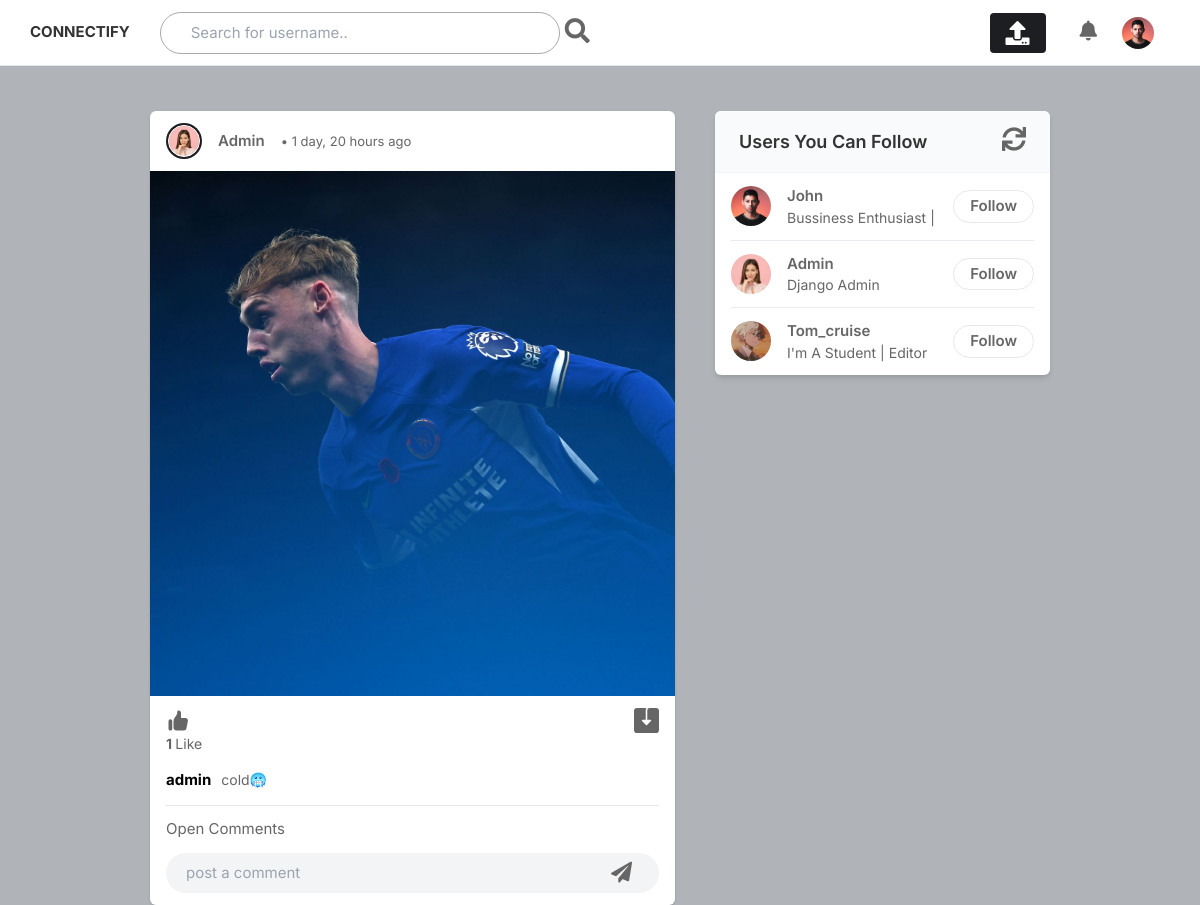
Before: / (signed in) with the older database file.
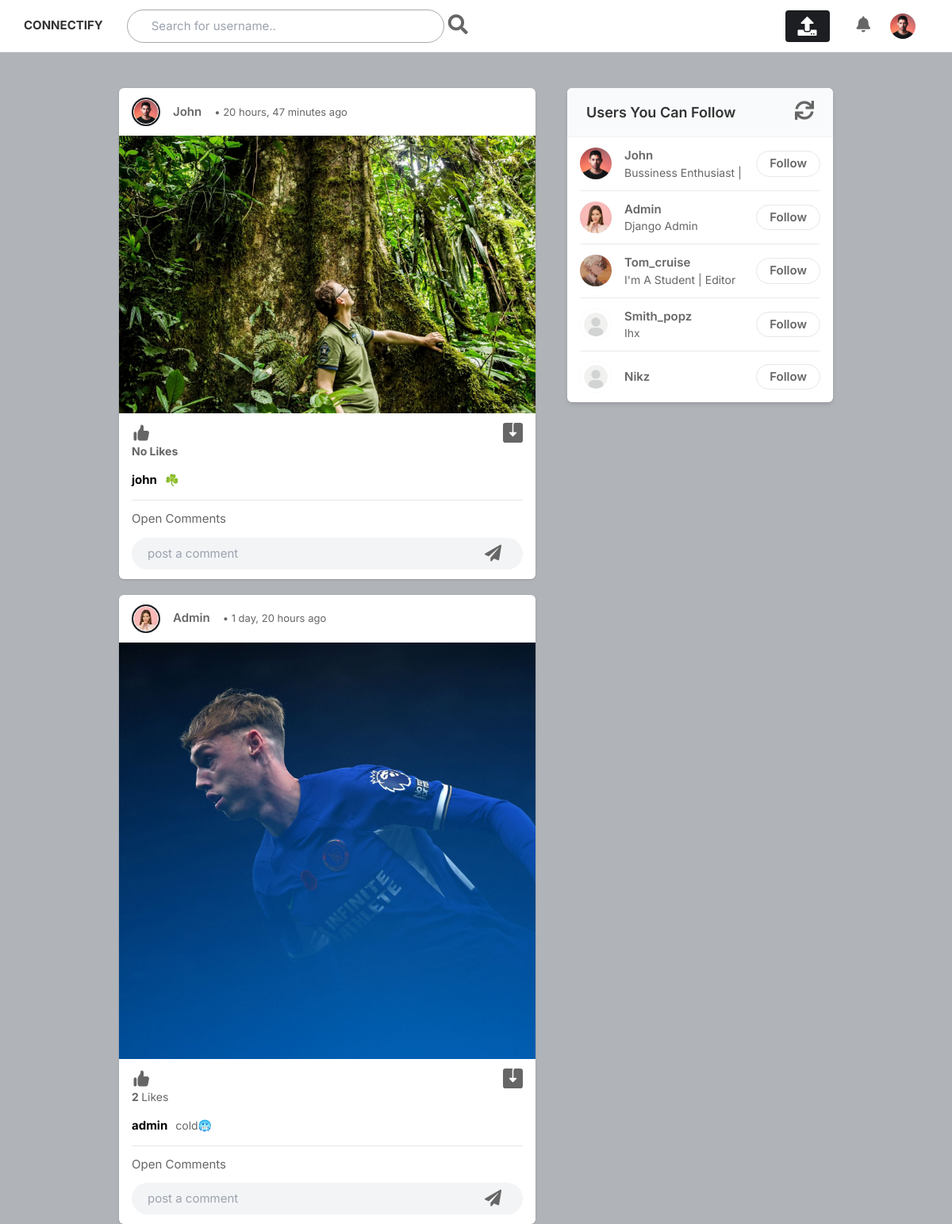
After: the same page with the newer database file.
### core/models.py (models this page shows, shortened)
class Profile(models.Model):
    GENDER_CHOICES = [
        ('male', 'Male'),
        ('female', 'Female'),
        ('other', 'Other'),
    ]
    user = models.ForeignKey(User,on_delete=models.CASCADE)
    id_user = models.IntegerField()
    bio= models.TextField(blank=True)
    profile_img= models.ImageField(upload_to='profile_imgages', default='blank-image.webp')
    header_img = models.ImageField(upload_to='header_images', default='timelineheader.jpg')
    location= models.CharField(max_length=100, blank=True)
    gender = models.CharField(max_length=6, choices=GENDER_CHOICES, default='other')

class Post(models.Model):
    id = models.UUIDField(primary_key=True,default=uuid.uuid4,editable=False)
    user = models.CharField(max_length=100)
    profile_img=models.ForeignKey(Profile,on_delete=models.CASCADE)
    image = models.ImageField(upload_to='post_images')
    caption=models.TextField()
    created_at=models.DateTimeField(default=datetime.now)
    no_of_likes=models.IntegerField(default=0)
    posted_at=models.DateTimeField(auto_now_add=True)

### core/views.py (the view)
# urls.py: path('',views.index,name='index'),
@login_required(login_url='signin')
def index(request):
    notifications = Notification.objects.filter(receiver=request.user).order_by('-date')
    user_profile=Profile.objects.get(user=request.user)
    unread_notifications = notifications.filter(is_read=False).exists()
    posts=Post.objects.all()
    for notification in notifications:
        notification.adjusted_date = notification.date + timedelta(hours=5, minutes=30)
        notification.sender_profile_img = Profile.objects.get(user=notification.sender).profile_img
    all_profile=Profile.objects.all()
    context={
        'user_profile':user_profile,
        'posts':posts,
        'notifications': notifications,
        'unread_notifications': unread_notifications,
        'all_profile':all_profile,
    }
    return render(request,'index.html',context)

### templates/index.html (shortened to what this page needs)
{% load static %}
<!DOCTYPE html>
<html lang="en">
<head>
    <link rel="stylesheet" href="https://cdnjs.cloudflare.com/ajax/libs/font-awesome/4.7.0/css/font-awesome.min.css">
    <link rel="stylesheet" href="{% static 'assets/css/icons.css' %}">
    <link rel="stylesheet" href="{% static 'assets/css/uikit.css' %}">
    <link rel="stylesheet" href="{% static 'assets/css/style.css' %}">
    <link rel="stylesheet" href="{% static 'assets/css/tailwind.css' %}">
    <link rel="stylesheet" href="https://cdnjs.cloudflare.com/ajax/libs/font-awesome/5.15.4/css/all.min.css" />
    <link rel="stylesheet" href="https://cdnjs.cloudflare.com/ajax/libs/font-awesome/4.7.0/css/font-awesome.min.css">
    <link rel="stylesheet" href="https://cdnjs.cloudflare.com/ajax/libs/font-awesome/5.15.4/css/all.min.css">
</head>
<body>
            <header>
                <div class="header_inner">
                <form action="search/" method="POST">
                    <div class="left-side">
                        <div id="logo" class="" style="padding-right:30px">
                            <a href="home.html">
                                <b><h1 style="text-transform: uppercase;">connectify</h1></b>
                            </a>
                        </div>
                        <div style="display: flex;" class="header_search">
                            <input id="bar" type="text" name="username" placeholder="Search for username.."  style="border:1px solid rgba(0, 0, 0, 0.333);border-radius:50px;margin-right:5px;transition: border-color 0.3s ease-in-out;"  onmouseover="this.style.borderColor='#20948B';"
                            onmouseout="this.style.borderColor='#ddd';">
                            <div class="icon-search">
                            </div>
                            <button type="submit"><i style="font-size: 25px;" class="fa fa-search fa-1x"></i></button>
                        </div>
                    </div>
                </form>
                    <div class="right-side lg:pr-4">
                        <a href="#"
                            class="bg-pink-500 flex font-bold hidden hover:bg-pink-600 hover:text-white inline-block items-center lg:block max-h-10 mr-4 px-4 py-2 rounded shado text-white">
                            <i class="fa fa-upload" style="font-size:24px"></i>
                        </a>
                        <a href="#" class="header-links-item">
                            <i style="font-size: 20px;" class='fas fa-bell'></i>
                        </a>
                        <a href="#">
                            <img src="{{user_profile.profile_img.url}}" class="header-avatar" alt="">
                        </a>
                    </div>
                </div>
            </header>
            <div class="container m-auto">
                <div class="lg:flex justify-center lg:space-x-10 lg:space-y-0 space-y-5">
                    <div class="space-y-5 flex-shrink-0 lg:w-7/12">
                        {% for post in posts reversed %}
                        <div class="bg-white shadow rounded-md  -mx-2 lg:mx-0">
                            <div class="flex justify-between items-center px-4 py-3">
                                <div class="flex flex-1 items-center space-x-4">
                                    <a href="{% url 'profile' pk=post.user %}">
                                        <div class="bg-gradient-to-tr from-yellow-600 to-pink-600 p-0.5 rounded-full">
                                            <img src="{{post.profile_img.profile_img.url}}" class="bg-gray-200 border border-white rounded-full w-8 h-8">
                                        </div>
                                    </a>
                                    <a href="{% url 'profile' pk=post.user %}">
                                    <span class="block capitalize font-semibold "> {{post.user}}</span></a>  <p style="font-size: 13px;">&#x2022; {{post.posted_at | timesince}} ago</p>
                                </div>
                                {% if request.user.username == post.user %}
                                <div>
                                    <i class="icon-feather-more-horizontal text-2xl hover:bg-gray-200 rounded-full p-2 transition -mr-1 "></i>
                                 </div>
                                {% else %}
                                <div>
                                    <i class="icon-feather-more-horizontal text-2xl hover:bg-gray-200 rounded-full p-2 transition -mr-1 "></i>
                                 </div>
                                {% endif %}
                            </div>
                            <div uk-lightbox>
                                <a href="{{post.image.url}}">
                                    <img src="{{post.image.url}}" alt="">
                                </a>
                            </div>
                            <div class="py-3 px-4 space-y-3">
                                <div class="flex space-x-4 lg:font-bold">
                                    <a href="/like-post?post_id={{post.id}}" class="flex items-center space-x-2">
                                        <div class="">
                                        </div>
                                    </a>
                                    <a href="{{post.image.url}}" class="flex items-center space-x-2 flex-1 justify-end" download>
                                    </a>
                                </div>
                                <div style="margin-top: 0;" class="flex items-center space-x-3">
                                    <div style="font-size: 14px;" class="">
                                        {% if post.no_of_likes == 0 %}
                                        <strong><a href="">No Likes</a></strong>
                                         {% elif post.no_of_likes == 1 %}
                                         <strong> {{post.no_of_likes}} </strong><a href="">Like</a>
                                         {% else %}
                                         <strong> {{post.no_of_likes}} </strong>Likes
                                         {% endif %}
                                    </div>
                                </div>
                                <div style="display: flex;">
                                    <p style="padding-right: 10px;color:black;"><b>{{post.user}}</b></p><p style="font-size: 14px;">{{post.caption}}</p>
                                </div>
                                <hr>
                                <button class="open-comments-btn">Open Comments</button>
                                <form method="POST" action="{% url 'add_comment' %}">
                                <div class="bg-gray-100 bg-gray-100 rounded-full rounded-md relative ">
                                    <input name="comment" type="text" placeholder="post a comment" class="bg-transparent max-h-10 shadow-none">
                                    <div class="absolute bottom-0 flex h-full items-center right-0 right-3 text-xl space-x-2">
                                        <button type="submit"><i style="font-size: 21px;margin-right:15px" class="fa fa-paper-plane"></i></button>
                                    </div>
                                </div>
                            </form>
                            </div>
                        </div>
                        {% endfor %}
                    </div>
                    <div class="lg:w-5/12">
                        <div class="bg-white  shadow-md rounded-md overflow-hidden">
                            <div class="bg-gray-50 border-b border-gray-100 flex items-baseline justify-between py-4 px-6">
                                <h2 class="font-semibold text-lg">Users You Can Follow</h2>
                                <a href="#" id="refreshLink">
                                    <i class="fa fa-refresh" style="font-size:24px" id="refreshIcon"></i>
                                </a>
                            </div>
                            <div class="divide-gray-300 divide-gray-50 divide-opacity-50 divide-y px-4 ">
{% for i in all_profile %}
<div class="flex items-center justify-between py-3">
    <div class="flex flex-1 items-center space-x-4">
        <a href="">
            <img src="{{i.profile_img.url}}" class="bg-gray-200 rounded-full w-10 h-10">
        </a>
        <div class="flex flex-col">
            <span class="block capitalize font-semibold"> {{i.user}}</span>
            <span class="block capitalize text-sm"> {{i.bio}} </span>
        </div>
    </div>
    <a href="#" class="border border-gray-200 font-semibold px-4 py-1 rounded-full hover:bg-pink-600 hover:text-white hover:border-pink-600 "> Follow </a>
</div>
{% endfor %}
                            </div>
                        </div>
                    </div>
                </div>
            </div>
</body>
</html>

### static/assets/css/style.css (style rules this page uses)
body { background-color: #B0B3B8!important; }
button { vertical-align: middle; }
input { height: 48px; line-height: 48px; padding: 0 20px; outline: none; font-size: 15px; color: #808080; max-width: 100%; width: 100%; -webkit-box-sizing: border-box; box-sizing: border-box; display: block; font-weight: 400; opacity: 1; border-radius: 4px; border: none; -webkit-box-shadow: 0 1px 4px 0px rgba(0, 0, 0, 0.12); box-shadow: 0 1px 4px 0px rgba(0, 0, 0, 0.12); }
input[type="text"], input[type="password"], input[type="email"], input[type="number"] { height: 48px; line-height: 48px; padding: 0 20px; outline: none; font-size: 15px; color: #808080; max-width: 100%; width: 100%; -webkit-box-sizing: border-box; box-sizing: border-box; display: block; font-weight: 400; opacity: 1; border-radius: 4px; border: none; -webkit-box-shadow: 0 1px 4px 0px rgba(0, 0, 0, 0.12); box-shadow: 0 1px 4px 0px rgba(0, 0, 0, 0.12); }
input { -webkit-transition: all 0.1s ease-in-out; transition: all 0.1s ease-in-out; }
::placeholder { color: #808080; opacity: 1; }
button { border: none; margin: 0; padding: 0; width: auto; overflow: visible; background: transparent; color: inherit; font: inherit; line-height: normal; cursor: pointer; }
a { color: #be185d; -webkit-transition: 0.3s; transition: 0.3s; outline: none !important; }
button { outline: none !important; }
img { max-width: 100%; }
body { color: #666; font-size: 15px; line-height: 27px; background-color: #f0f2f5; font-family: "Inter", sans-serif; text-transform: none; }
body p { font-size: 15px; line-height: 27px; }
h1, h2, h3, h4, h5, h6 { font-family: "Inter", sans-serif; text-transform: none; }
input[type="text"], input[type="password"], input[type="email"] { font-family: "Inter", sans-serif; text-transform: none; }
button, body .pac-container { font-family: "Inter", sans-serif; text-transform: none; }
h1, h2, h3, h4, h5, h6 { color: #333; font-weight: 500; margin: 0; padding: 0; }
h1 { font-size: 32px; }
h2 { font-size: 26px; }
b, strong { font-weight: 700 !important; }
@media (min-width: 1024px) { .container { max-width: 900px !important; padding-top: 45px; } }
header { background-color: #fff; left: 0; right: 0; top: 0; z-index: 99; height: 66px; display: -webkit-box; display: -ms-flexbox; display: flex; -webkit-box-align: center; -ms-flex-align: center; align-items: center; border-bottom: 1px solid #e5e7eb; }
header .header_inner { display: -webkit-box; display: -ms-flexbox; display: flex; -webkit-box-align: center; -ms-flex-align: center; align-items: center; max-width: 1090px; margin: auto; width: 100%; max-width: 100% !important; padding: 0 30px; }
header .header_inner .left-side { display: -webkit-box; display: -ms-flexbox; display: flex; -webkit-box-align: center; -ms-flex-align: center; align-items: center; }
header .header_inner .left-side .header_search { position: relative; }
header .header_inner .left-side .header_search input { margin: 0; height: 42px; -webkit-box-shadow: none; box-shadow: none; padding-left: 30px; width: 400px; background-color: transparent; }
header .header_inner .left-side .header_search .icon-search { width: 2.5rem; position: absolute; top: 0; left: 0; margin-left: -.75rem; height: 100%; display: -webkit-box; display: -ms-flexbox; display: flex; -webkit-box-pack: center; -ms-flex-pack: center; justify-content: center; -webkit-box-align: center; -ms-flex-align: center; align-items: center; }
header .header_inner .right-side { display: -webkit-box; display: -ms-flexbox; display: flex; -webkit-box-align: center; -ms-flex-align: center; align-items: center; -webkit-box-pack: end; -ms-flex-pack: end; justify-content: flex-end; margin-left: auto; }
header .header_inner .right-side .header-links-item { padding: 10px; margin-left: 8px; }
header .header_inner .right-side .header-avatar { width: 32px; height: 32px; border-radius: 100%; margin-left: 15px; }
.shadow-none { -webkit-box-shadow: none !important; box-shadow: none !important; }

### templates/index.html (style rules this page uses)
.fa-refresh { transition: transform 0.5s; }

Changed rows visible on the page:
added Post: profile_img.profile_img (picture), user "John", posted_at "20 hours, 47 minutes", image (picture), no_of_likes "No Likes", user "john", caption "☘️"
changed Post "Admin": no_of_likes "1" → "2"; no_of_likes "Like" → "Likes"
added Profile: profile_img (placeholder picture), user "Smith_popz", bio "Ihx"
added Profile: profile_img (placeholder picture), user "Nikz"
